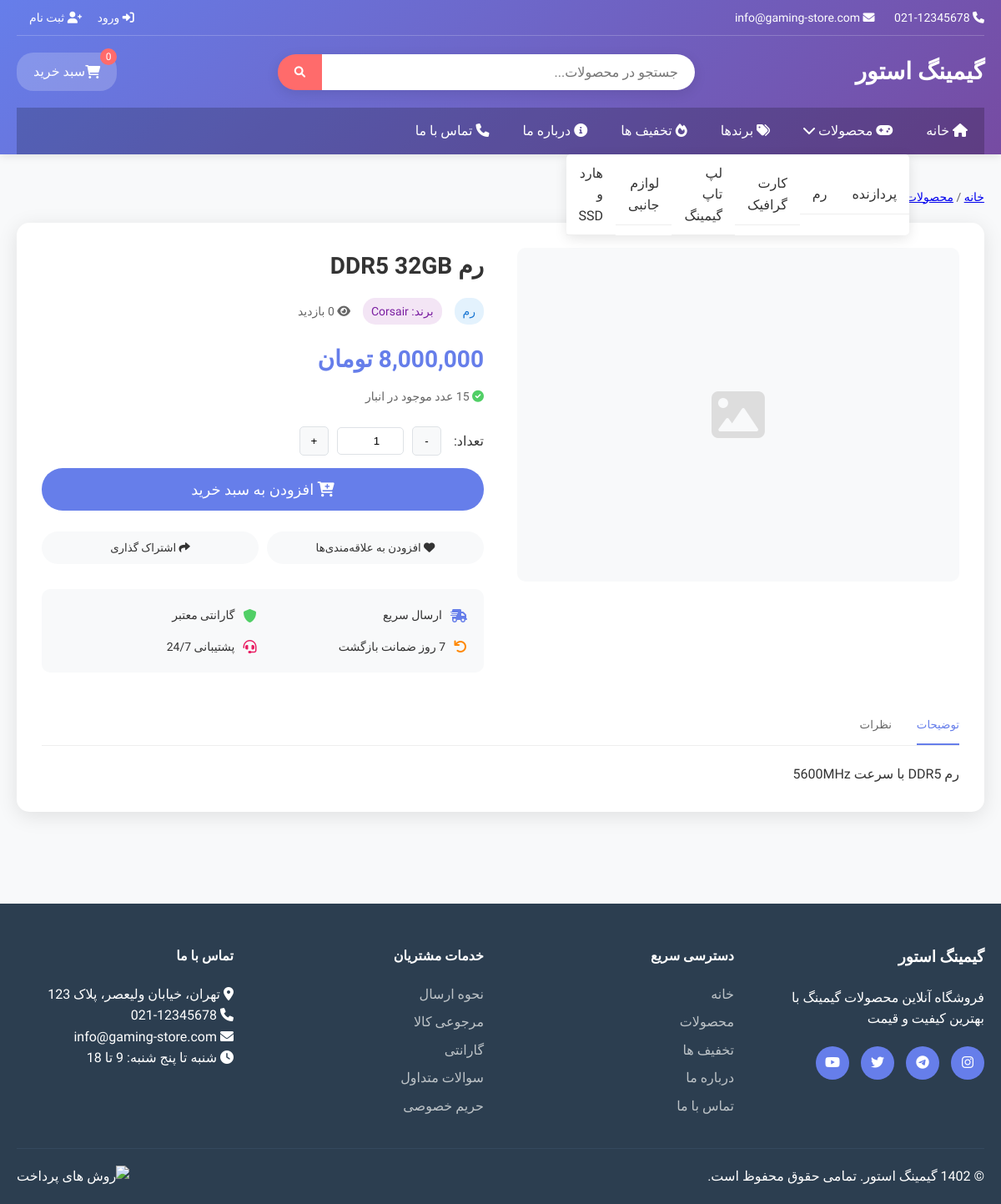
The page /product.php?id=4 on the database its author committed.
### tables this page shows
CREATE TABLE categories (
    id INT AUTO_INCREMENT PRIMARY KEY,
    name VARCHAR(100) NOT NULL,
    description TEXT,
    image VARCHAR(255),
    is_active BOOLEAN DEFAULT TRUE,
    created_at TIMESTAMP DEFAULT CURRENT_TIMESTAMP
);

CREATE TABLE products (
    id INT AUTO_INCREMENT PRIMARY KEY,
    name VARCHAR(200) NOT NULL,
    description TEXT,
    price DECIMAL(10, 2) NOT NULL,
    discount_price DECIMAL(10, 2) DEFAULT NULL,
    category_id INT,
    brand VARCHAR(100),
    stock_quantity INT DEFAULT 0,
    main_image VARCHAR(255),
    gallery TEXT,  
    specifications TEXT,  
    is_featured BOOLEAN DEFAULT FALSE,
    is_active BOOLEAN DEFAULT TRUE,
    views INT DEFAULT 0,
    created_at TIMESTAMP DEFAULT CURRENT_TIMESTAMP,
    updated_at TIMESTAMP DEFAULT CURRENT_TIMESTAMP ON UPDATE CURRENT_TIMESTAMP,
    FOREIGN KEY (category_id) REFERENCES categories(id) ON DELETE SET NULL
);

### product.php (the view, shortened to what this page needs)
<?php
require_once 'config/config.php';
$product_id = (int)($_GET['id'] ?? 0);
try {
    $stmt = $pdo->prepare("
        SELECT p.*, c.name as category_name
        FROM products p
        LEFT JOIN categories c ON p.category_id = c.id
        WHERE p.id = ? AND p.is_active = 1
    ");
    $stmt->execute([$product_id]);
    $product = $stmt->fetch();
} catch (PDOException $e) {
    header('Location: products.php');
    exit();
}
require_once 'includes/header.php';
?>
<div class="container">
    <nav style="margin: 20px 0; font-size: 14px; color: #666;">
        <a href="index.php">خانه</a> /
        <a href="products.php">محصولات</a> /
        <?php if ($product['category_name']): ?>
            <a href="category.php?id=<?php echo $product['category_id']; ?>"><?php echo htmlspecialchars($product['category_name']); ?></a> /
        <?php endif; ?>
        <span><?php echo htmlspecialchars($product['name']); ?></span>
    </nav>
    <div style="background: #fff; border-radius: 15px; padding: 30px; box-shadow: 0 5px 25px rgba(0,0,0,0.1); margin-bottom: 40px;">
        <div style="display: grid; grid-template-columns: 1fr 1fr; gap: 40px; margin-bottom: 40px;">
            <div>
                <div class="main-image" style="width: 100%; height: 400px; border-radius: 10px; overflow: hidden; margin-bottom: 20px; background: #f8f9fa; display: flex; align-items: center; justify-content: center;">
                    <?php if ($product['main_image']): ?>
                        <img src="uploads/products/<?php echo htmlspecialchars($product['main_image']); ?>"
                             alt="<?php echo htmlspecialchars($product['name']); ?>"
                             style="width: 100%; height: 100%; object-fit: cover;">
                    <?php else: ?>
                        <i class="fas fa-image" style="font-size: 64px; color: #ddd;"></i>
                    <?php endif; ?>
                </div>
            </div>
            <div>
                <h1 style="font-size: 28px; margin-bottom: 15px; color: #333;"><?php echo htmlspecialchars($product['name']); ?></h1>
                <div style="display: flex; align-items: center; gap: 15px; margin-bottom: 20px;">
                    <span style="background: #e3f2fd; color: #1976d2; padding: 5px 10px; border-radius: 15px; font-size: 14px;">
                        <?php echo htmlspecialchars($product['category_name']); ?>
                    </span>
                    <?php if ($product['brand']): ?>
                        <span style="background: #f3e5f5; color: #7b1fa2; padding: 5px 10px; border-radius: 15px; font-size: 14px;">
                            برند: <?php echo htmlspecialchars($product['brand']); ?>
                        </span>
                    <?php endif; ?>
                    <span style="color: #666; font-size: 14px;">
                        <i class="fas fa-eye"></i> <?php echo number_format($product['views']); ?> بازدید
                    </span>
                </div>
                <div style="margin-bottom: 25px;">
                    <div style="display: flex; align-items: center; gap: 15px; margin-bottom: 10px;">
                        <span style="font-size: 28px; font-weight: 700; color: #667eea;">
                            <?php echo number_format($product['discount_price'] ?: $product['price']); ?> تومان
                        </span>
                    </div>
                    <div style="color: #666; font-size: 14px;">
                        <?php if ($product['stock_quantity'] > 0): ?>
                            <i class="fas fa-check-circle" style="color: #51cf66;"></i>
                            <?php echo number_format($product['stock_quantity']); ?> عدد موجود در انبار
                        <?php else: ?>
                            <i class="fas fa-times-circle" style="color: #ff6b6b;"></i> ناموجود
                        <?php endif; ?>
                    </div>
                </div>
                <div style="margin-bottom: 30px;">
                    <?php if ($product['stock_quantity'] > 0): ?>
                        <div style="display: flex; align-items: center; gap: 15px; margin-bottom: 15px;">
                            <label style="font-weight: 500;">تعداد:</label>
                            <div style="display: flex; align-items: center; gap: 10px;">
                                <button onclick="changeQuantity(-1)" style="background: #f8f9fa; border: 1px solid #dee2e6; width: 35px; height: 35px; border-radius: 5px; cursor: pointer;">-</button>
                                <input type="number" id="quantity" value="1" min="1" max="<?php echo $product['stock_quantity']; ?>"
                                       style="width: 80px; text-align: center; border: 1px solid #dee2e6; border-radius: 5px; padding: 8px;">
                                <button onclick="changeQuantity(1)" style="background: #f8f9fa; border: 1px solid #dee2e6; width: 35px; height: 35px; border-radius: 5px; cursor: pointer;">+</button>
                            </div>
                        </div>
                        <button onclick="addToCartWithQuantity()" class="btn btn-primary" style="width: 100%; padding: 15px; font-size: 18px; margin-bottom: 10px;">
                            <i class="fas fa-cart-plus"></i> افزودن به سبد خرید
                        </button>
                    <?php else: ?>
                        <button class="btn" disabled style="width: 100%; padding: 15px; font-size: 18px; background: #ccc; color: #666;">
                            <i class="fas fa-times"></i> ناموجود
                        </button>
                    <?php endif; ?>
                    <div style="display: grid; grid-template-columns: 1fr 1fr; gap: 10px; margin-top: 15px;">
                        <button class="btn" style="background: #f8f9fa; color: #333;">
                            <i class="fas fa-heart"></i> افزودن به علاقه‌مندی‌ها
                        </button>
                        <button class="btn" style="background: #f8f9fa; color: #333;">
                            <i class="fas fa-share"></i> اشتراک گذاری
                        </button>
                    </div>
                </div>
                <div style="background: #f8f9fa; padding: 20px; border-radius: 10px;">
                    <div style="display: grid; grid-template-columns: repeat(2, 1fr); gap: 15px;">
                        <div style="display: flex; align-items: center; gap: 10px;">
                            <i class="fas fa-shipping-fast" style="color: #667eea;"></i>
                            <span style="font-size: 14px;">ارسال سریع</span>
                        </div>
                        <div style="display: flex; align-items: center; gap: 10px;">
                            <i class="fas fa-shield-alt" style="color: #51cf66;"></i>
                            <span style="font-size: 14px;">گارانتی معتبر</span>
                        </div>
                        <div style="display: flex; align-items: center; gap: 10px;">
                            <i class="fas fa-undo" style="color: #ff8800;"></i>
                            <span style="font-size: 14px;">7 روز ضمانت بازگشت</span>
                        </div>
                        <div style="display: flex; align-items: center; gap: 10px;">
                            <i class="fas fa-headset" style="color: #e91e63;"></i>
                            <span style="font-size: 14px;">پشتیبانی 24/7</span>
                        </div>
                    </div>
                </div>
            </div>
        </div>
        <div class="product-tabs">
            <div style="border-bottom: 1px solid #eee; margin-bottom: 20px;">
                <nav style="display: flex; gap: 30px;">
                    <button class="tab-button active" onclick="showTab('description')" style="background: none; border: none; padding: 15px 0; border-bottom: 2px solid #667eea; color: #667eea; font-weight: 500; cursor: pointer;">توضیحات</button>
                    <button class="tab-button" onclick="showTab('reviews')" style="background: none; border: none; padding: 15px 0; border-bottom: 2px solid transparent; color: #666; font-weight: 500; cursor: pointer;">نظرات</button>
                </nav>
            </div>
            <div id="description" class="tab-content">
                <div style="line-height: 1.8; color: #333;">
                    <?php echo nl2br(htmlspecialchars($product['description'])); ?>
                </div>
            </div>
        </div>
    </div>
</div>
<?php require_once 'includes/footer.php'; ?>

### includes/header.php (shortened to what this page needs)
<!DOCTYPE html>
<html lang="fa" dir="rtl">
<head>
    <link rel="stylesheet" href="assets/css/style.css">
    <link rel="stylesheet" href="assets/css/responsive.css">
    <link rel="stylesheet" href="https://cdnjs.cloudflare.com/ajax/libs/font-awesome/6.0.0/css/all.min.css">
</head>
<body>
    <header class="main-header">
        <div class="container">
            <div class="header-top">
                <div class="contact-info">
                    <span><i class="fas fa-phone"></i> 021-12345678</span>
                    <span><i class="fas fa-envelope"></i> info@gaming-store.com</span>
                </div>
                <div class="user-actions">
                    <?php if (isset($_SESSION['user_id'])): ?>
                        <a href="account.php"><i class="fas fa-user"></i> حساب کاربری</a>
                        <?php if ($_SESSION['role'] == 'admin'): ?>
                            <a href="admin/"><i class="fas fa-cog"></i> پنل مدیریت</a>
                        <?php endif; ?>
                        <a href="logout.php"><i class="fas fa-sign-out-alt"></i> خروج</a>
                    <?php else: ?>
                        <a href="login.php"><i class="fas fa-sign-in-alt"></i> ورود</a>
                        <a href="register.php"><i class="fas fa-user-plus"></i> ثبت نام</a>
                    <?php endif; ?>
                </div>
            </div>
            <div class="header-main">
                <div class="logo">
                    <a href="index.php">
                        <h1><?php echo SITE_NAME; ?></h1>
                    </a>
                </div>
                <div class="search-box">
                    <form action="search.php" method="GET">
                        <input type="text" name="q" placeholder="جستجو در محصولات..." value="<?php echo isset($_GET['q']) ? htmlspecialchars($_GET['q']) : ''; ?>">
                        <button type="submit"><i class="fas fa-search"></i></button>
                    </form>
                </div>
                <div class="cart-info">
                    <a href="cart.php" class="cart-link">
                        <i class="fas fa-shopping-cart"></i>
                        <span class="cart-count"><?php echo isset($_SESSION['cart_count']) ? $_SESSION['cart_count'] : 0; ?></span>
                        <span>سبد خرید</span>
                    </a>
                </div>
            </div>
            <nav class="main-nav">
                <ul>
                    <li><a href="index.php"><i class="fas fa-home"></i> خانه</a></li>
                    <li class="dropdown">
                        <a href="products.php"><i class="fas fa-gamepad"></i> محصولات <i class="fas fa-chevron-down"></i></a>
                        <ul class="dropdown-menu">
                            <?php
                            try {
                                $stmt = $pdo->query("SELECT * FROM categories WHERE is_active = 1 ORDER BY name");
                                while ($category = $stmt->fetch()) {
                                    echo '<li><a href="category.php?id=' . $category['id'] . '">' . htmlspecialchars($category['name']) . '</a></li>';
                                }
                            } catch (PDOException $e) {
                            }
                            ?>
                        </ul>
                    </li>
                    <li><a href="brands.php"><i class="fas fa-tags"></i> برندها</a></li>
                    <li><a href="offers.php"><i class="fas fa-fire"></i> تخفیف ها</a></li>
                    <li><a href="about.php"><i class="fas fa-info-circle"></i> درباره ما</a></li>
                    <li><a href="contact.php"><i class="fas fa-phone"></i> تماس با ما</a></li>
                </ul>
            </nav>
        </div>
    </header>
    <main class="main-content">

### assets/css/style.css (style rules this page uses)
* { margin: 0; padding: 0; box-sizing: border-box; }
body { font-family: 'Vazir', Arial, sans-serif; direction: rtl; text-align: right; line-height: 1.6; color: #333; background: #f8f9fa; }
.container { max-width: 1200px; margin: 0 auto; padding: 0 20px; }
.main-header { background: linear-gradient(135deg, #667eea 0%, #764ba2 100%); box-shadow: 0 2px 10px rgba(0,0,0,0.1); position: sticky; top: 0; z-index: 1000; }
.header-top { display: flex; justify-content: space-between; align-items: center; padding: 10px 0; border-bottom: 1px solid rgba(255,255,255,0.2); font-size: 14px; color: #fff; }
.contact-info span { margin-left: 20px; }
.user-actions a { color: #fff; text-decoration: none; margin-left: 15px; transition: opacity 0.3s; }
.header-main { display: flex; align-items: center; justify-content: space-between; padding: 20px 0; }
.logo h1 { color: #fff; font-size: 28px; font-weight: 700; text-decoration: none; }
.logo a { text-decoration: none; }
.search-box { flex: 1; max-width: 500px; margin: 0 30px; }
.search-box form { display: flex; border-radius: 25px; overflow: hidden; box-shadow: 0 4px 15px rgba(0,0,0,0.1); }
.search-box input { flex: 1; padding: 12px 20px; border: none; font-size: 16px; font-family: 'Vazir', Arial, sans-serif; }
.search-box button { background: #ff6b6b; color: #fff; border: none; padding: 12px 20px; cursor: pointer; transition: background 0.3s; }
.cart-link { display: flex; align-items: center; color: #fff; text-decoration: none; background: rgba(255,255,255,0.2); padding: 10px 20px; border-radius: 20px; transition: background 0.3s; position: relative; }
.cart-count { background: #ff6b6b; color: #fff; border-radius: 50%; width: 20px; height: 20px; display: flex; align-items: center; justify-content: center; font-size: 12px; margin: 0 5px; position: absolute; top: -5px; right: -5px; }
.main-nav { background: rgba(0,0,0,0.2); }
.main-nav ul { list-style: none; display: flex; align-items: center; }
.main-nav > ul > li { position: relative; }
.main-nav a { display: block; color: #fff; text-decoration: none; padding: 15px 20px; transition: background 0.3s; }
.dropdown-menu { display: none; position: absolute; top: 100%; right: 0; background: #fff; min-width: 200px; border-radius: 5px; box-shadow: 0 4px 15px rgba(0,0,0,0.1); z-index: 1000; }
.dropdown-menu a { color: #333; padding: 10px 15px; border-bottom: 1px solid #eee; }
.main-content { min-height: calc(100vh - 200px); padding: 20px 0; }
.btn { display: inline-block; padding: 12px 30px; background: #ff6b6b; color: #fff; text-decoration: none; border-radius: 25px; font-weight: 500; transition: all 0.3s; border: none; cursor: pointer; font-family: 'Vazir', Arial, sans-serif; }
.btn-primary { background: #667eea; }

### rows shown on the page
categories: name "پردازنده"
categories: name "رم"
categories: name "کارت گرافیک"
categories: name "لپ تاپ گیمینگ"
categories: name "لوازم جانبی"
categories: name "هارد و SSD"
products: name "رم DDR5 32GB", category.name "رم", brand "Corsair", discount_price+price "8,000,000", description "رم DDR5 با سرعت 5600MHz"

### other values the page prints
SITE_NAME "گیمینگ استور"
